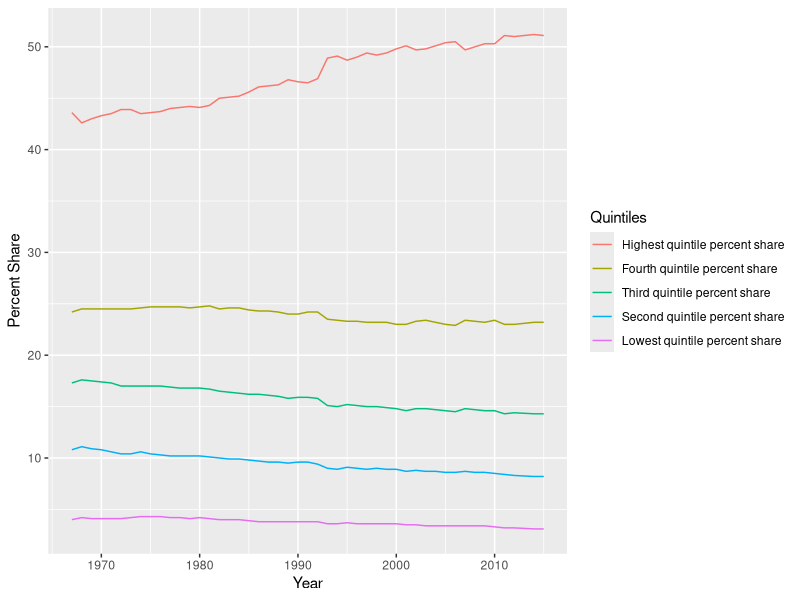

Source code (R):
library(readr)
library(tidyr)
library(ggplot2)
library(dplyr)

share <- read_csv("income inequality.csv")
share <- share[, -5]

share.g <- share %>%
  gather(Year, `Percent Share`, `2015`:`1967`)

share.g$Year <- as.numeric(share.g$Year)

names(share.g)[1] <- "Quintiles"

share.g$Quintiles <- factor(share.g$Quintiles, levels = c("Highest quintile percent share", 
                                                          "Fourth quintile percent share",
                                                          "Third quintile percent share", 
                                                          "Second quintile percent share",
                                                          "Lowest quintile percent share"))

share.g <- share.g[order(share.g$Quintiles), ]

ggplot(share.g, aes(x = Year, y = `Percent Share`, col = Quintiles, group = Quintiles)) +
  geom_line() 

# SOURCES

# US Census Bureau: http://www.census.gov/data/tables/2016/demo/income-poverty/p60-256.html
